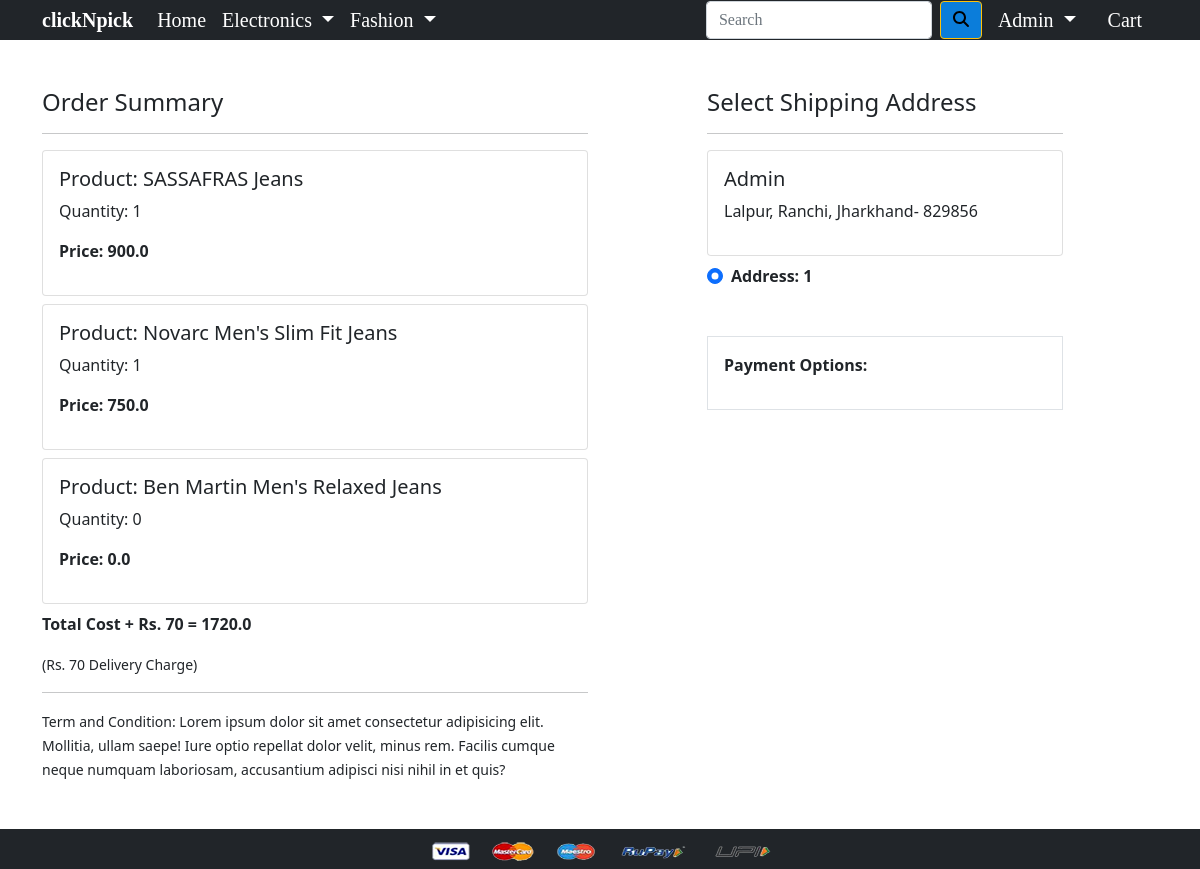
Screenshot of /checkout/ (signed in) with the database file from the repository.
### app/models.py (models this page shows, shortened)
class Cart(models.Model):
 user = models.ForeignKey(User, on_delete=models.CASCADE)
 product = models.ForeignKey(Product, on_delete=models.CASCADE)
 quantity = models.PositiveIntegerField(default=1)
 @property
 def total_cost(self):
   return self.quantity * self.product.discounted_price

class Product(models.Model):
 title = models.CharField(max_length=100)
 selling_price = models.FloatField()
 discounted_price = models.FloatField()
 description = models.TextField()
 brand = models.CharField(max_length=100)
 category = models.CharField( choices=CATEGORY_CHOICES, max_length=2)
 product_image = models.ImageField(upload_to='productimg')

class Customer(models.Model):
 user = models.ForeignKey(User, on_delete=models.CASCADE)
 name = models.CharField(max_length=200)
 locality = models.CharField(max_length=200)
 city = models.CharField(max_length=50)
 zipcode = models.IntegerField()
 state = models.CharField(choices=STATE_CHOICES, max_length=50)

### app/views.py (the view)
# urls.py: path('checkout/', views.checkout, name='checkout'),
@login_required
def checkout(request):
	user = request.user
	add = Customer.objects.filter(user=user)
	cart_items = Cart.objects.filter(user=request.user)
	amount = 0.0
	shipping_amount = 70.0
	totalamount=0.0
	cart_product = [p for p in Cart.objects.all() if p.user == request.user]
	if cart_product:
		for p in cart_product:
			tempamount = (p.quantity * p.product.discounted_price)
			amount += tempamount
		totalamount = amount+shipping_amount
	return render(request, 'app/checkout.html', {'add':add, 'cart_items':cart_items, 'totalcost':totalamount})

### app/templates/app/checkout.html (shortened to what this page needs)
{% extends 'app/base.html' %}
{% load static %}
{% block main-content %}
<div class="container">
 <div class="row mt-5">
  <div class="col-sm-6">
    <h4>Order Summary</h4>
    <hr>
    {% for item in cart_items %}
      <div class="card mb-2">
        <div class="card-body">
          <h5>Product: {{item.product.title}}</h5>
          <p>Quantity: {{item.quantity}}</p>
          <p class="fw-bold">Price: {{item.total_cost}}</p>
        </div>
      </div>
    {% endfor %}
    <p class="fw-bold">Total Cost + Rs. 70  = {{totalcost}}</p>
    <small>(Rs. 70 Delivery Charge)</small> <hr>
    <small>Term and Condition: Lorem ipsum dolor sit amet consectetur adipisicing elit. Mollitia, ullam saepe! Iure optio repellat dolor velit, minus rem. Facilis cumque neque numquam laboriosam, accusantium adipisci nisi nihil in et quis?</small>
  </div>
  <div class="col-sm-4 offset-sm-1">
    <h4>Select Shipping Address</h4>
    <hr>
    <form action="/paymentdone" id="myform">
    {% for ad in add %}
      <div class="card">
        <div class="card-body">
        <h5>{{ad.name}}</h5>
        <p>{{ad.locality}}, {{ad.city}}, {{ad.state}}- {{ad.zipcode}}</p>
        </div>
      </div>
        <div class="form-check mt-2 mb-5">
          <input class="form-check-input" type="radio" name="custid" id="custadd{{forloop.counter}}" value="{{ad.id}}" checked>
          <label class="form-check-label fw-bold" for="custadd{{forloop.counter}}">
            Address: {{ forloop.counter }} </label>
        </div>
      {% endfor %}
        <div class="border p-3">
          <p class="fw-bold">Payment Options:</p>
        </div>
      </form>
    </div>
  </div>
</div>
{% endblock main-content %}

### app/templates/app/base.html (shortened to what this page needs)
<!doctype html>
{% load static %}
<html lang="en">
  <head>
    <link href="https://cdn.jsdelivr.net/npm/bootstrap@5.0.0-beta1/dist/css/bootstrap.min.css" rel="stylesheet">
    <link rel="stylesheet" href="{% static 'app/css/owl.carousel.min.css' %}">
    <link rel="stylesheet" href="{% static 'app/css/all.min.css' %}">
    <link rel="stylesheet" href="{% static 'app/css/style.css' %}">
  </head>
  <body>
    <nav class="navbar navbar-expand-lg navbar-dark bg-dark py-0 mb-0 h5" style="font-family: Times New Roman; font-size: 30" >
     <div class="container">
       <a class="navbar-brand" href="/" ><b>clickNpick</b></a>
       <div class="collapse navbar-collapse" id="navbarSupportedContent">
         <ul class="navbar-nav me-auto mb-2 mb-lg-0">
           <li class="nav-item">
             <a class="nav-link active" aria-current="page" href="/">Home</a>
           </li>
           <li class="nav-item dropdown">
             <a class="nav-link dropdown-toggle text-white" href="#" id="electronicsDropdown" role="button" data-bs-toggle="dropdown" aria-expanded="false">
               Electronics
             </a>
           </li>
           <li class="nav-item dropdown">
             <a class="nav-link dropdown-toggle text-white" href="#" id="fashionDropdown" role="button" data-bs-toggle="dropdown" aria-expanded="false">
               Fashion
             </a>
           </li>
         </ul>
         <form class="d-flex">
             <input class="form-control me-2" type="search" placeholder="Search" aria-label="Search">
           <button class="btn btn-warning" type="submit" style="background: #0b7dda" ><i class="fas fa-search"></i></button>
         </form>
         <div>
          <ul class="navbar-nav me-auto mb-2 mb-lg-0">
          {% if request.user.is_authenticated %}
           <li class="nav-item dropdown mx-2">
              <a class="nav-link dropdown-toggle text-white" href="#" id="profileDropdown" role="button" data-bs-toggle="dropdown" aria-expanded="false">
                {{request.user.username|capfirst}}
              </a>
            </li>
            <li class="nav-item mx-2">
              <a href="{% url 'showcart' %}" class="nav-link text-white"> Cart </a>
            </li>
            {% endif %}
          </ul>
         </div>
       </div>
     </div>
    </nav>
    {% block main-content %} {% endblock main-content %}
    <footer class="container-fluid bg-dark text-center p-2 mt-5">
        <img src="{% static 'app/images/payment.png' %}" alt="" srcset="" class="img-fluid" height="2px">
    </footer>
  </body>
</html>

### rows the page displays
Cart: product "SASSAFRAS Jeans", quantity "1", total_cost "900.0"
Cart: product "Novarc Men's Slim Fit Jeans", quantity "1", total_cost "750.0"
Cart: product "Ben Martin Men's Relaxed Jeans", quantity "0", total_cost "0.0"
Customer: name "Admin", locality "Lalpur", city "Ranchi", state "Jharkhand", zipcode "829856"

### other values shown
{{ request.user.username|capfirst }} "Admin"
{{ totalcost }} "1720.0"
